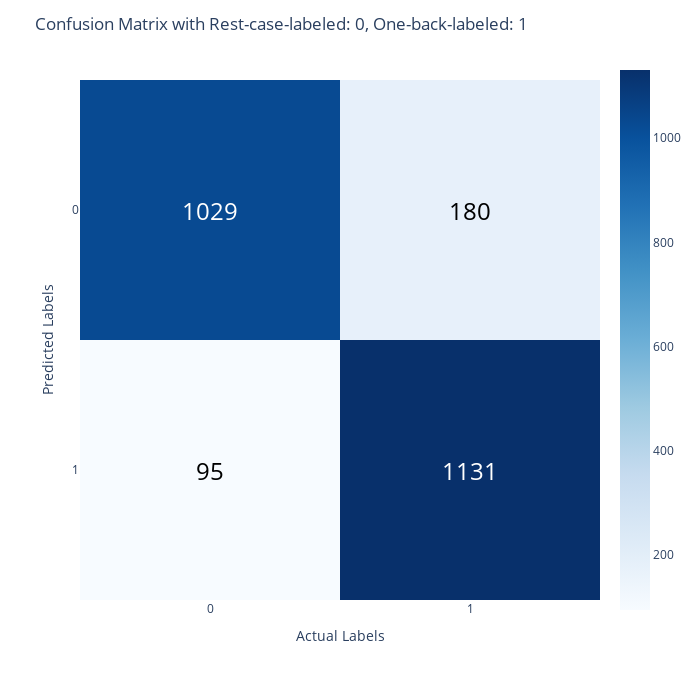
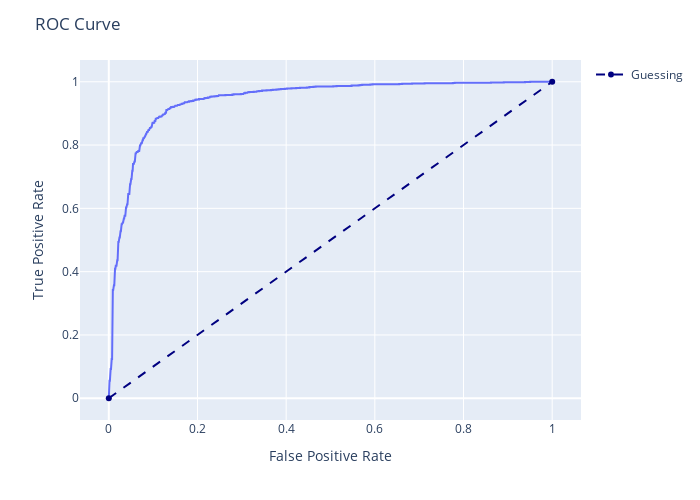

Notebook cell for these charts, in order:
### Code cell
metrics(
        xgb, 
        labels, 
        # xTest=xTest, 
        # yTest=yTest        
        )

### Figure 1 — Plotly figure (JSON) as saved in the notebook; plotly's stock layout.template omitted (floating-point values rounded to 4 significant figures)
{"data": [{"coloraxis": "coloraxis", "hovertemplate": "x: %{x}<br>y: %{y}<br>color: %{z}<extra></extra>", "name": "0", "type": "heatmap", "xaxis": "x", "yaxis": "y", "z": [[1029, 180], [95, 1131]]}], "layout": {"annotations": [{"font": {"color": "white", "size": 24}, "showarrow": false, "text": "1029", "x": 0, "y": 0}, {"font": {"color": "black", "size": 24}, "showarrow": false, "text": "180", "x": 1, "y": 0}, {"font": {"color": "black", "size": 24}, "showarrow": false, "text": "95", "x": 0, "y": 1}, {"font": {"color": "white", "size": 24}, "showarrow": false, "text": "1131", "x": 1, "y": 1}], "coloraxis": {"colorscale": [[0, "rgb(247,251,255)"], [0.125, "rgb(222,235,247)"], [0.25, "rgb(198,219,239)"], [0.375, "rgb(158,202,225)"], [0.5, "rgb(107,174,214)"], [0.625, "rgb(66,146,198)"], [0.75, "rgb(33,113,181)"], [0.875, "rgb(8,81,156)"], [1, "rgb(8,48,107)"]]}, "font": {"size": 12}, "height": 700, "margin": {"t": 60}, "title": {"text": "Confusion Matrix with Rest-case-labeled: 0, One-back-labeled: 1"}, "width": 700, "xaxis": {"anchor": "y", "constrain": "domain", "domain": [0, 1], "dtick": 1, "scaleanchor": "y", "tick0": 0, "title": {"text": "Actual Labels"}}, "yaxis": {"anchor": "x", "autorange": "reversed", "constrain": "domain", "domain": [0, 1], "dtick": 1, "tick0": 0, "title": {"text": "Predicted Labels"}}}}

### Figure 2 — Plotly figure (JSON) as saved in the notebook; plotly's stock layout.template omitted (floating-point values rounded to 4 significant figures; data arrays with more than 128 entries replaced by an {"elided": "..."} marker saying what was removed)
{"data": [{"hovertemplate": "x=%{x}<br>y=%{y}<extra></extra>", "legendgroup": "", "line": {"color": "#636efa", "dash": "solid"}, "marker": {"symbol": "circle"}, "mode": "lines", "name": "", "orientation": "v", "showlegend": false, "type": "scatter", "x": {"elided": "442 float values"}, "xaxis": "x", "y": {"elided": "442 float values"}, "yaxis": "y"}, {"line": {"color": "navy", "dash": "dash"}, "name": "Guessing", "type": "scatter", "x": [0, 1], "y": [0, 1]}], "layout": {"height": 500, "legend": {"tracegroupgap": 0}, "margin": {"t": 60}, "title": {"text": "ROC Curve"}, "width": 700, "xaxis": {"anchor": "y", "domain": [0, 1], "title": {"text": "False Positive Rate"}}, "yaxis": {"anchor": "x", "domain": [0, 1], "title": {"text": "True Positive Rate"}}}}
